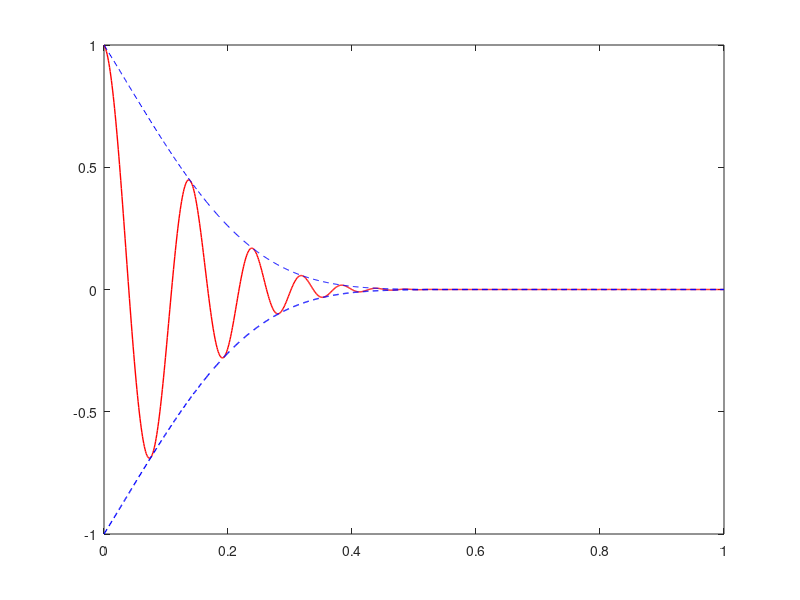

MATLAB code to generate this figure:
clear all
close all
clc

num = 1000;
L = 3.5;   % Units of cm
l = 0.0035;
lam = 1.5;
x = linspace(0,1,num);
k = (1e7)*exp(-lam*x*L);   % don't forget that x is scaled by L
mass = 0.05;
r = 3000*exp(-lam*x*L);
w = 1500;
Z = 1i*w*mass + r + k/(1i*w);
W = Z/(1i*w*L);
sigma = l/L;


% Initialise
N =150;
alpha = zeros(N+1);
f = zeros(N+1,1);
A = zeros(N+1,1);

% get matrix coefficients
for n=0:N
    nn = n+1;
    for m = 0:N
        mm = m+1;
        alpha(mm,nn) = 2*cosh(n*pi*sigma)*trapz(x,cos(n*pi*x).*cos(m*pi*x)./W);
        f(mm) = -trapz(x,x.*(2-x).*cos(m*pi*x)./W);
    end
    alpha(nn,nn) = alpha(nn,nn) + n*pi*sinh(n*pi*sigma)/2;
end
f(1) = f(1) - sigma;

% solve linear equations for Fourier coefficients
A  = alpha\f;

% construct phi on y=0
y = 0.0;   % evaluate eta on the membrane
phi = x.*(1-x/2) - sigma*y.*(1-y/(2*sigma));
for n=0:N
    phi = phi + A(n+1)*cosh(n*pi*(sigma-y))*cos(n*pi*x);
end

Fhat = 1;   % driving force
phi = phi/(1i*w*L*Fhat);
eta = 2*phi./W;

figure(1)
plot(x,eta/max(eta),'r','LineWidth',1)
hold on
plot(x,abs(eta/max(eta)),'--b',x,-abs(eta/max(eta))','--b','LineWidth',1)

%igorout = [x' real(eta/max(eta))' abs(eta/max(eta))' -abs(eta/max(eta))'];
%writematrix(igorout,'igor_800.dat')



